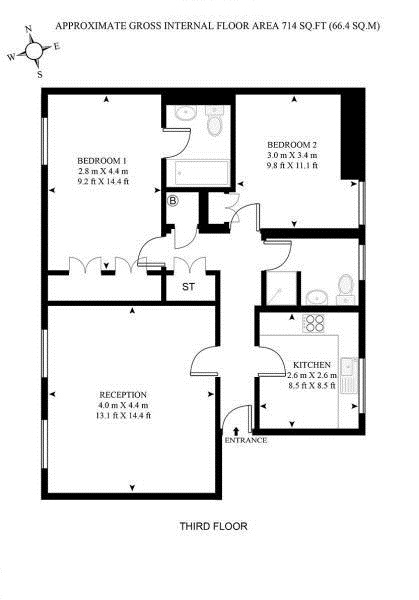
#> input picture resources/30939153.jpg, 419 x 600 px, found by its file name
$ python test9.py
#> lines starting #> are read from the running program, lines starting #| are printed output that depends on the picture; after the words box and inside, x2 and y2 are one past the last pixel; in counts of white or black regions, pixels touching at a corner belong together
# Wall & Room Detection Pipeline with proper virtual wall-based gap closing (as per Cabrera-Vargas)

import cv2
import numpy as np
import matplotlib.pyplot as plt
from skimage.morphology import skeletonize, remove_small_objects
from skimage.measure import label
from scipy.ndimage import distance_transform_edt

# --- Step 1: Preprocessing ---
def preprocess_image(path, threshold=200):
    img = cv2.imread(path, cv2.IMREAD_GRAYSCALE)
    _, binary = cv2.threshold(img, threshold, 255, cv2.THRESH_BINARY_INV)
    binary = cv2.medianBlur(binary, 3)
    return binary

# --- Step 2: Wall mask filtering by thickness ---
def thickness_filter(mask, min_thick=3):
    dist = distance_transform_edt(mask)
    mask[dist < min_thick] = 0
    return mask

# --- Step 3: Skeletonize and filter small fragments ---
def extract_and_filter_skeleton(mask, min_len=15):
    skeleton = skeletonize(mask > 0).astype(np.uint8)
    labeled = label(skeleton)
    filtered = remove_small_objects(labeled, min_size=min_len)
    return (filtered > 0).astype(np.uint8) * 255

# --- Step 4: Extract wall segments (approximate) ---
def extract_wall_segments(skeleton):
    contours, _ = cv2.findContours(skeleton, cv2.RETR_LIST, cv2.CHAIN_APPROX_SIMPLE)
    lines = []
    for cnt in contours:
        if len(cnt) >= 2:
            x1, y1 = cnt[0][0]
            x2, y2 = cnt[-1][0]
            lines.append(((x1, y1), (x2, y2)))
    return lines

# --- Step 5: Virtual wall generation (gap closing) ---
def are_colinear(p1, p2, p3, max_deviation=10):
    # Area of triangle close to 0 means colinear
    area = abs((p1[0]*(p2[1]-p3[1]) + p2[0]*(p3[1]-p1[1]) + p3[0]*(p1[1]-p2[1])) / 2.0)
    return area < max_deviation

def connect_wall_segments(lines, image_shape, max_dist=40, thickness=2):
    mask = np.zeros(image_shape, dtype=np.uint8)
    for i, (a1, a2) in enumerate(lines):
        for j, (b1, b2) in enumerate(lines):
            if i == j:
                continue
            for pa in [a1, a2]:
                for pb in [b1, b2]:
                    dist = np.linalg.norm(np.array(pa) - np.array(pb))
                    if dist < max_dist and are_colinear(a1, a2, pb):
                        cv2.line(mask, pa, pb, 255, thickness)
    return mask

# --- Step 6: Merge with original mask and close remaining gaps ---
def close_gaps(original_mask, virtual_mask, kernel_size=5):
    combined = cv2.bitwise_or(original_mask, virtual_mask)
    kernel = cv2.getStructuringElement(cv2.MORPH_RECT, (kernel_size, kernel_size))
    closed = cv2.morphologyEx(combined, cv2.MORPH_CLOSE, kernel)
    return closed

# --- Step 7: Room detection ---
def detect_rooms(wall_mask, min_area=500):
    inv = cv2.bitwise_not(wall_mask)
    num_labels, labels, stats, _ = cv2.connectedComponentsWithStats(inv, connectivity=8)
    rooms = []
    for i in range(1, num_labels):
        x, y, w, h, area = stats[i]
        if area >= min_area:
            rooms.append((x, y, w, h))
    return rooms

# --- Step 8: Visualization ---
def draw_results(img, wall_mask, rooms):
    vis = cv2.cvtColor(img, cv2.COLOR_GRAY2BGR)
    vis[wall_mask > 0] = [0, 0, 255]  # Red walls
    for (x, y, w, h) in rooms:
        cv2.rectangle(vis, (x, y), (x + w, y + h), (0, 255, 0), 2)  # Green room boxes
    plt.figure(figsize=(12, 8))
    plt.imshow(vis[..., ::-1])
    plt.title("Walls (Red) and Rooms (Green Boxes)")
    plt.axis('off')
    plt.show()

def draw_results_bw(wall_mask):
    wall_view = np.zeros_like(wall_mask)
    wall_view[wall_mask > 0] = 255
    plt.figure(figsize=(10, 8))
    plt.imshow(wall_view, cmap='gray')
    plt.title("Wall Mask (White = Wall)")
    plt.axis('off')
    plt.show()

# --- Main pipeline ---
def main_pipeline(path):
#> called with path = './resources/30939153.jpg'
    orig = cv2.imread(path, cv2.IMREAD_GRAYSCALE)
#> orig is the input picture: shape (600, 419); min 0, max 255, mean 233.3
    wall_bin = preprocess_image(path)
#> in preprocess_image, `_, binary = cv2.threshold(img, threshold, 255, cv2.THRESH_BINARY_INV)`:
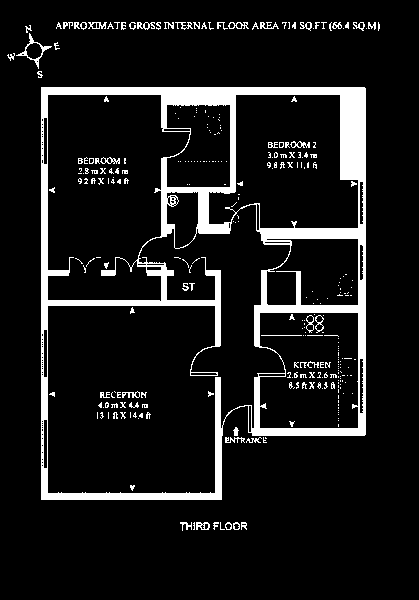
#> binary: shape (600, 419); 9.9% white; 304 white regions (235 under 20 px), largest, box (x1, y1, x2, y2) and area: (41, 87, 366, 500) 20833, (16, 33, 52, 69) 187, (137, 22, 155, 30) 76
#> in preprocess_image, `binary = cv2.medianBlur(binary, 3)`:
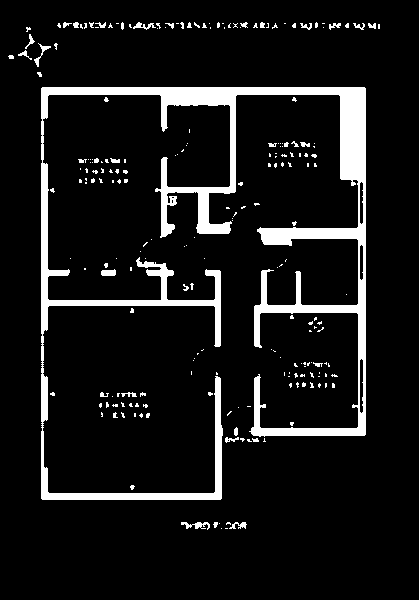
#> binary: shape (600, 419); 9.1% white; 223 white regions (189 under 20 px), largest, box (x1, y1, x2, y2) and area: (41, 87, 366, 500) 19966, (181, 522, 210, 530) 116, (101, 269, 116, 276) 88
    filtered = thickness_filter(wall_bin.copy())
#> in thickness_filter, `dist = distance_transform_edt(mask)`:
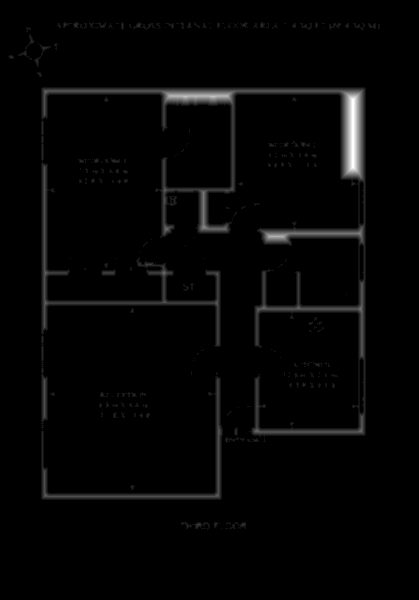
#> dist: shape (600, 419) float64; min 0, max 13, mean 0.251; drawn with min black and max white
#> in thickness_filter, `mask[dist < min_thick] = 0`:
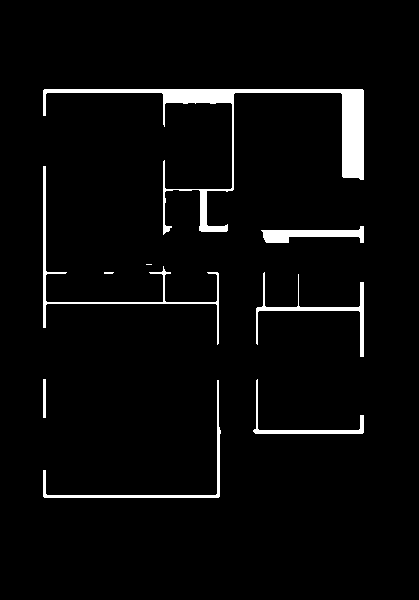
#> mask: shape (600, 419); 3.8% white; 9 white regions (2 under 20 px), largest, box (x1, y1, x2, y2) and area: (43, 89, 364, 235) 4913, (43, 166, 219, 345) 1152, (43, 380, 221, 498) 908
    skeleton = extract_and_filter_skeleton(filtered)
#> in extract_and_filter_skeleton, `skeleton = skeletonize(mask > 0).astype(np.uint8)`:
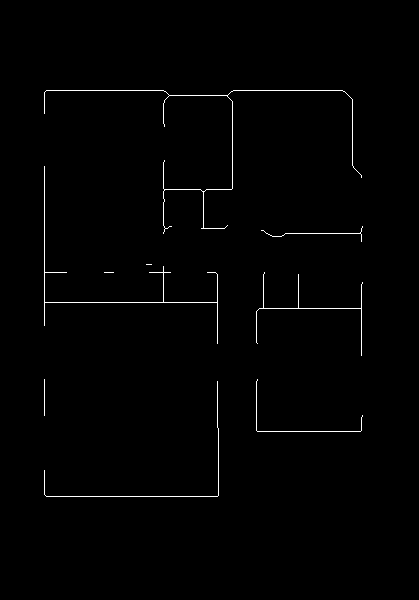
#> skeleton: shape (600, 419); values 0 (black) and 1 (white), 0.86% white in thin lines or dots, all inside (x1, y1, x2, y2) = (44, 90, 363, 497)
#> in extract_and_filter_skeleton, `labeled = label(skeleton)`: labeled: shape (600, 419) int64; 10 distinct labels, from 0 to 9
#> in extract_and_filter_skeleton, `filtered = remove_small_objects(labeled, min_size=min_len)`: filtered: shape (600, 419) int64; 8 distinct labels, from 0 to 9
    wall_segments = extract_wall_segments(skeleton)
#> in extract_wall_segments, `contours, _ = cv2.findContours(skeleton, cv2.RETR_LIST, cv2.CHAIN_APPR..`: contours = 7 contours, all with area under 20
#> the loop in extract_wall_segments, `for cnt in contours:` made 7 passes
#> (x1, y1, x2, y2) on passes 1 to 7: (217, 381, 217, 427), (257, 379, 257, 380), (44, 379, 44, 415), (264, 272, 264, 273), (362, 226, 362, 227), (44, 166, 44, 271), (46, 90, 163, 90)
#> after the loop in extract_wall_segments, `for cnt in contours:`: lines = [((217, 381), (217, 427)), ((257, 379), (257, 380)), ((44, 379), (44, 415)), ((264, 272), (264, 273)), ((362, 226), (362, 227)), ((44, 166), (44, 271)), ((46, 90), (163, 90))]
#> wall_segments has the same summary as lines in extract_wall_segments
    virtual = connect_wall_segments(wall_segments, wall_bin.shape)
#> the loop in connect_wall_segments, `for i, (a1, a2) in enumerate(lines):` made 7 passes
#> after the loop in connect_wall_segments, `for i, (a1, a2) in enumerate(lines):`: mask: shape (600, 419); every value is 0
    final_mask = close_gaps(filtered, virtual)
#> in close_gaps, `kernel = cv2.getStructuringElement(cv2.MORPH_RECT, (kernel_size, kerne..`: kernel = [[1, 1, 1, 1, 1], [1, 1, 1, 1, 1], [1, 1, 1, 1, 1], [1, 1, 1, 1, 1], [1, 1, 1, 1, 1]]
    rooms = detect_rooms(final_mask)
#> in detect_rooms, `num_labels, labels, stats, _ = cv2.connectedComponentsWithStats(inv, c..`: num_labels = 2; stats = [[43, 89, 321, 409, 9510], [0, 0, 419, 600, 241890]]
#> the loop in detect_rooms, `for i in range(1, num_labels):` made 1 pass
#> after the loop in detect_rooms, `for i in range(1, num_labels):`: rooms = [(0, 0, 419, 600)]
#> rooms = [(0, 0, 419, 600)]
    draw_results(orig, final_mask, rooms)
#> in draw_results, `vis[wall_mask > 0] = [0, 0, 255]`:
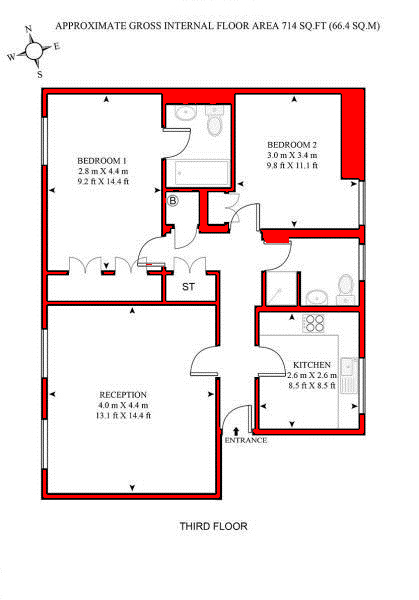
#> vis: shape (600, 419, 3); 3.78% of pixels changed, all inside (x1, y1, x2, y2) = (43, 89, 364, 498)
#> the loop in draw_results, `for (x, y, w, h) in rooms:` made 1 pass
#> after the loop in draw_results, `for (x, y, w, h) in rooms:`:
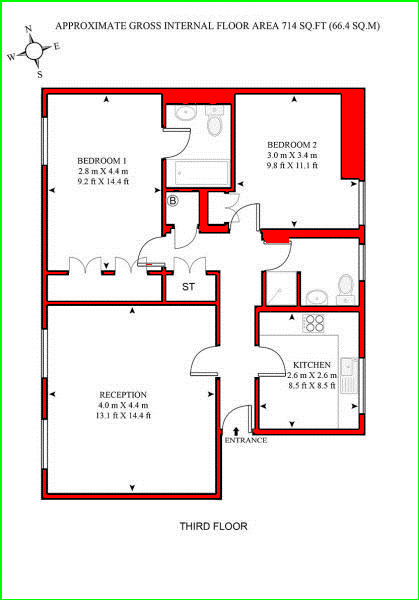
#> vis: shape (600, 419, 3); 1.21% of pixels changed, all inside (x1, y1, x2, y2) = (0, 0, 419, 600)
    draw_results_bw(final_mask)

# --- Run ---
if __name__ == "__main__":
    img_path = "./resources/example4.png"
    img_path = "./resources/30939153.jpg"
    # img_path = "./resources/Screenshot_6.png"
    main_pipeline(img_path)

$ run again, with resources/Loss.png saved as resources/30939153.jpg
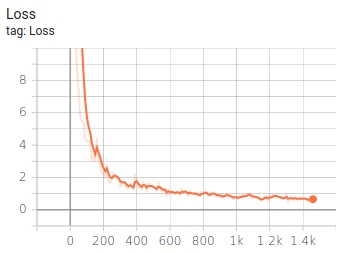
#> input picture resources/Loss.png, 342 x 253 px, found by its file name
#> in thickness_filter, `mask[dist < min_thick] = 0`:
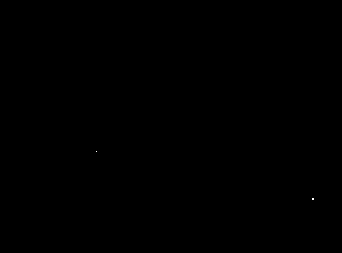
#> mask: shape (253, 342); 0.01% white in thin lines or dots, all inside (x1, y1, x2, y2) = (96, 151, 314, 200)
#> skeleton: shape (253, 342); values 0 (black) and 1 (white), 0% white in thin lines or dots, all inside (x1, y1, x2, y2) = (96, 151, 314, 199)
#> labeled: shape (253, 342) int64; 3 distinct labels, from 0 to 2
#> filtered: shape (253, 342) int64; every value is 0
#> contours = []
#> kernel = [[1, 1, 1, 1, 1], [1, 1, 1, 1, 1], [1, 1, 1, 1, 1], [1, 1, 1, 1, 1], [1, 1, 1, 1, 1]]
#> num_labels = 2; stats = [[96, 151, 218, 49, 5], [0, 0, 342, 253, 86521]]
#> the loop in detect_rooms, `for i in range(1, num_labels):` made 1 pass
#> after the loop in detect_rooms, `for i in range(1, num_labels):`: rooms = [(0, 0, 342, 253)]
#> the loop in draw_results, `for (x, y, w, h) in rooms:` made 1 pass
#> after the loop in draw_results, `for (x, y, w, h) in rooms:`:
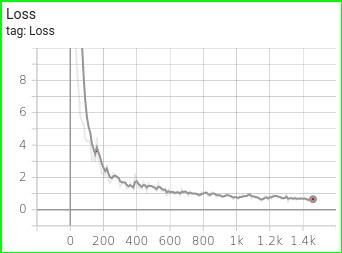
#> vis: shape (253, 342, 3); mean B, G, R 244.2, 249.5, 244.2

$ run again, with resources/LossB.png saved as resources/30939153.jpg
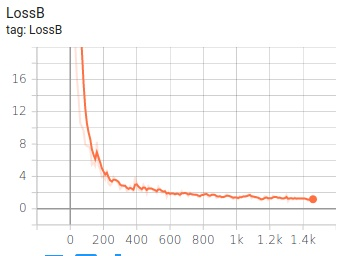
#> input picture resources/LossB.png, 342 x 256 px, found by its file name
#> mask: shape (256, 342); 0.01% white in thin lines or dots, all inside (x1, y1, x2, y2) = (96, 156, 314, 200)
#> skeleton: shape (256, 342); values 0 (black) and 1 (white), 0% white in thin lines or dots, all inside (x1, y1, x2, y2) = (96, 156, 314, 199)
#> labeled: shape (256, 342) int64; 3 distinct labels, from 0 to 2
#> filtered: shape (256, 342) int64; every value is 0
#> contours = []
#> kernel = [[1, 1, 1, 1, 1], [1, 1, 1, 1, 1], [1, 1, 1, 1, 1], [1, 1, 1, 1, 1], [1, 1, 1, 1, 1]]
#> num_labels = 2; stats = [[96, 156, 218, 44, 5], [0, 0, 342, 256, 87547]]
#> the loop in detect_rooms, `for i in range(1, num_labels):` made 1 pass
#> after the loop in detect_rooms, `for i in range(1, num_labels):`: rooms = [(0, 0, 342, 256)]
#> the loop in draw_results, `for (x, y, w, h) in rooms:` made 1 pass
#> after the loop in draw_results, `for (x, y, w, h) in rooms:`:
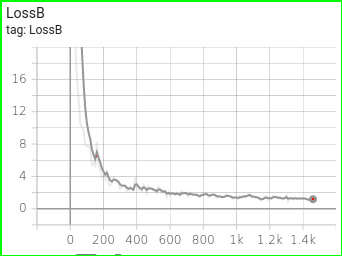
#> vis: shape (256, 342, 3); mean B, G, R 244, 249.2, 244.1
